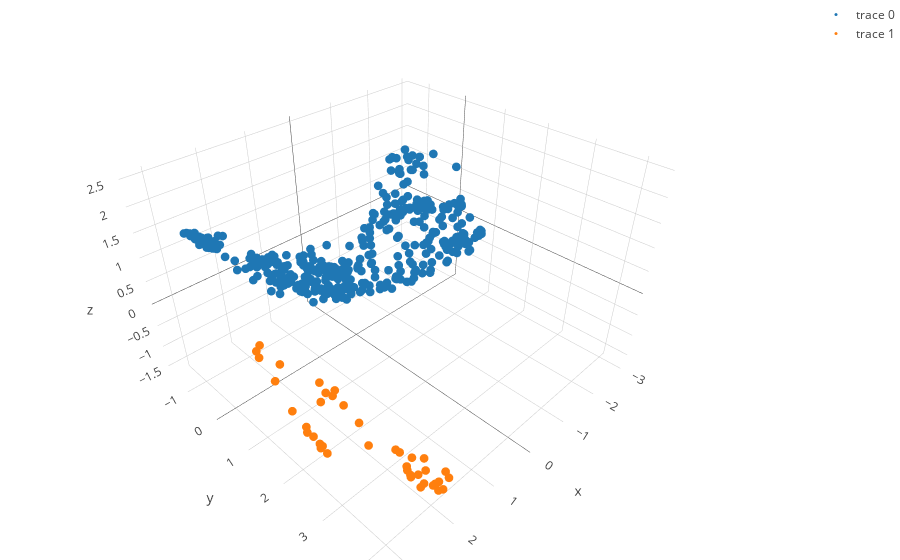

Here is the notebook cell this chart was saved with:
### Code cell
trace1 = go.Scatter3d(x=group1[:, 0], y=group1[:, 1], z=group1[:, 2], mode='markers', marker=dict(size=3))
trace2 = go.Scatter3d(x=group2[:, 0], y=group2[:, 1], z=group2[:, 2], mode='markers', marker=dict(size=3))

data = [trace1, trace2]
layout = go.Layout(margin=dict(l=0, r=0, b=0, t=0))
py.iplot(go.Figure(data=data, layout=layout))

### Figure 1 — Plotly figure (JSON) as saved in the notebook; plotly's stock layout.template omitted (floating-point values rounded to 4 significant figures; data arrays with more than 128 entries replaced by an {"elided": "..."} marker saying what was removed)
{"data": [{"marker": {"size": 3}, "mode": "markers", "type": "scatter3d", "x": {"elided": "388 float values"}, "y": {"elided": "388 float values"}, "z": {"elided": "388 float values"}}, {"marker": {"size": 3}, "mode": "markers", "type": "scatter3d", "x": [3.104, 3.114, 3.116, 3.112, 3.176, 3.146, 3.212, 3.184, 3.102, 3.079, 3.042, 2.888, 2.718, 2.395, 2.134, 1.905, 1.853, 1.885, 1.878, 1.949, 2.089, 2.191, 2.238, 2.28, 2.321, 2.35, 2.288, 2.266, 2.308, 2.194, 2.154, 2.074, 2.026, 2.114, 2.272, 2.358, 2.399, 2.468, 2.374, 2.3], "y": [2.702, 2.57, 2.885, 2.775, 2.818, 2.457, 2.565, 2.19, 1.686, 1.275, 1.157, 1.015, 1.262, 1.836, 2.697, 3.457, 3.899, 4.042, 4.231, 4.215, 3.901, 3.744, 3.53, 3.724, 3.842, 4.084, 3.745, 3.95, 4.111, 4.3, 4.202, 4.289, 3.882, 3.315, 2.647, 2.123, 1.855, 2.094, 2.411, 2.114], "z": [-0.4567, -0.3954, -0.5094, -0.4429, -0.3987, -0.2476, -0.2319, -0.07963, 0.1424, 0.3478, 0.3862, 0.3265, -0.03222, -0.7078, -1.286, -1.624, -1.48, -1.231, -0.9733, -0.7816, -0.6301, -0.6604, -0.6808, -0.8022, -0.861, -0.9021, -0.8675, -0.8061, -0.8291, -0.9213, -0.8895, -1.015, -0.9796, -0.898, -0.6806, -0.3892, -0.2503, -0.266, -0.3834, -0.3142]}], "layout": {"margin": {"b": 0, "l": 0, "r": 0, "t": 0}}}
